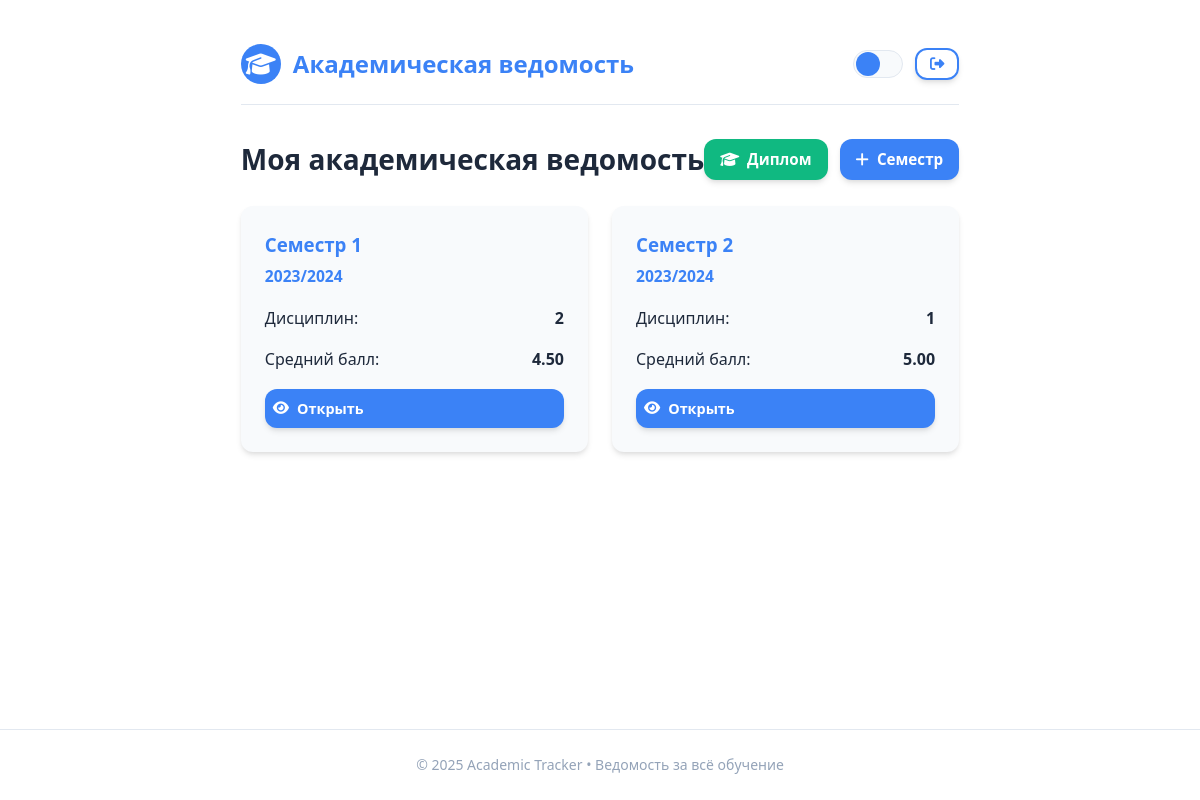
The app's page / (signed in) with its own data.
### grades/models.py (models this page shows, shortened)
class Semester(models.Model):
    user = models.ForeignKey(User, on_delete=models.CASCADE)
    number = models.PositiveSmallIntegerField()
    academic_year = models.CharField(max_length=9)
    class Meta:
        unique_together = ('user', 'number', 'academic_year')
        ordering = ['number']

### grades/views.py (the view)
# urls.py: path('', views.dashboard, name='dashboard'),
@login_required
def dashboard(request):
    semesters = Semester.objects.filter(user=request.user)
    semester_data = []
    for s in semesters:
        disciplines = s.disciplines.all()
        gpa = Discipline.calculate_gpa(disciplines)
        semester_data.append({
            'semester': s,
            'gpa': gpa,
            'discipline_count': disciplines.count()
        })
    return render(request, 'grades/dashboard.html', {
        'semester_data': semester_data
    })

### grades/models.py (called while the page is built)
    @staticmethod
    def calculate_gpa(disciplines):
        grade_map = {
            "5": 5, "4": 4, "3": 3, "2": 2,
            "отлично": 5, "хорошо": 4, "удовл": 3, "неуд": 2,
            "A": 5, "B": 4, "C": 3, "D": 2, "F": 1
        }
        total, count = 0, 0
        for d in disciplines:
            if d.actual_grade and d.actual_grade in grade_map:
                total += grade_map[d.actual_grade]
                count += 1
        return round(total / count, 2) if count else 0

### grades/templates/grades/dashboard.html (shortened to what this page needs)
{% extends 'grades/base.html' %}
{% block page_title %}Моя академическая ведомость{% endblock %}
{% block page_actions %}
  <div style="display: flex; gap: 0.75rem;">
    <a href="{% url 'grades:diploma' %}" class="btn" style="background: var(--success); padding: 0.5rem 1rem; font-size: 0.95rem;">
      <i class="fas fa-graduation-cap"></i> Диплом
    </a>
    <a href="{% url 'grades:add_semester' %}" class="btn" style="padding: 0.5rem 1rem; font-size: 0.95rem;">
      <i class="fas fa-plus"></i> Семестр
    </a>
  </div>
{% endblock %}
{% block content %}
  {% if semester_data %}
    <div style="display: grid; grid-template-columns: repeat(auto-fill, minmax(280px, 1fr)); gap: 1.5rem; margin-top: 1rem;">
      {% for item in semester_data %}
        <div style="background: var(--card-bg); border-radius: var(--radius); padding: 1.5rem; box-shadow: var(--shadow);">
          <h3 style="color: var(--primary); margin-bottom: 0.75rem;">
            Семестр {{ item.semester.number }}<br>
            <small>{{ item.semester.academic_year }}</small>
          </h3>
          <div style="display: flex; justify-content: space-between; margin: 1rem 0; color: var(--fg);">
            <span>Дисциплин:</span>
            <strong>{{ item.discipline_count }}</strong>
          </div>
          <div style="display: flex; justify-content: space-between; margin: 1rem 0; color: var(--fg);">
            <span>Средний балл:</span>
            <strong>{{ item.gpa|floatformat:"2" }}</strong>
          </div>
          <div style="display: flex; gap: 0.5rem; margin-top: 1rem;">
            <a href="{% url 'grades:semester_detail' item.semester.id %}" class="btn" style="flex:1; padding: 0.5rem; font-size: 0.9rem;">
              <i class="fas fa-eye"></i> Открыть
            </a>
          </div>
        </div>
      {% endfor %}
    </div>
  {% else %}
    <div class="empty-state">
      <i class="fas fa-calendar-alt"></i>
      <h3>Нет семестров</h3>
      <p>Создайте первый семестр, чтобы начать учёт</p>
    </div>
  {% endif %}
{% endblock %}

### grades/templates/grades/base.html (style rules this page uses)
:root { --bg: #ffffff; --fg: #1e293b; --card-bg: #f8fafc; --border: #e2e8f0; --primary: #3b82f6; --primary-hover: #2563eb; --success: #10b981; --warning: #f59e0b; --danger: #ef4444; --shadow: 0 4px 6px -1px rgba(0,0,0,0.1), 0 2px 4px -1px rgba(0,0,0,0.06); --radius: 12px; --transition: all 0.3s ease; }
* { margin: 0; padding: 0; box-sizing: border-box; }
body { font-family: 'Segoe UI', system-ui, sans-serif; background-color: var(--bg); color: var(--fg); line-height: 1.6; padding: 0; transition: var(--transition); display: flex; flex-direction: column; min-height: 100vh; }
.btn { display: inline-flex; align-items: center; gap: 0.5rem; padding: 0.75rem 1.25rem; background: var(--primary); color: white; border: none; border-radius: var(--radius); font-weight: 600; cursor: pointer; transition: var(--transition); text-decoration: none; box-shadow: var(--shadow); }

### records on screen
Semester: semester.number "1", semester.academic_year "2023/2024", discipline_count "2", gpa "4.50"
Semester: semester.number "2", semester.academic_year "2023/2024", discipline_count "1", gpa "5.00"
